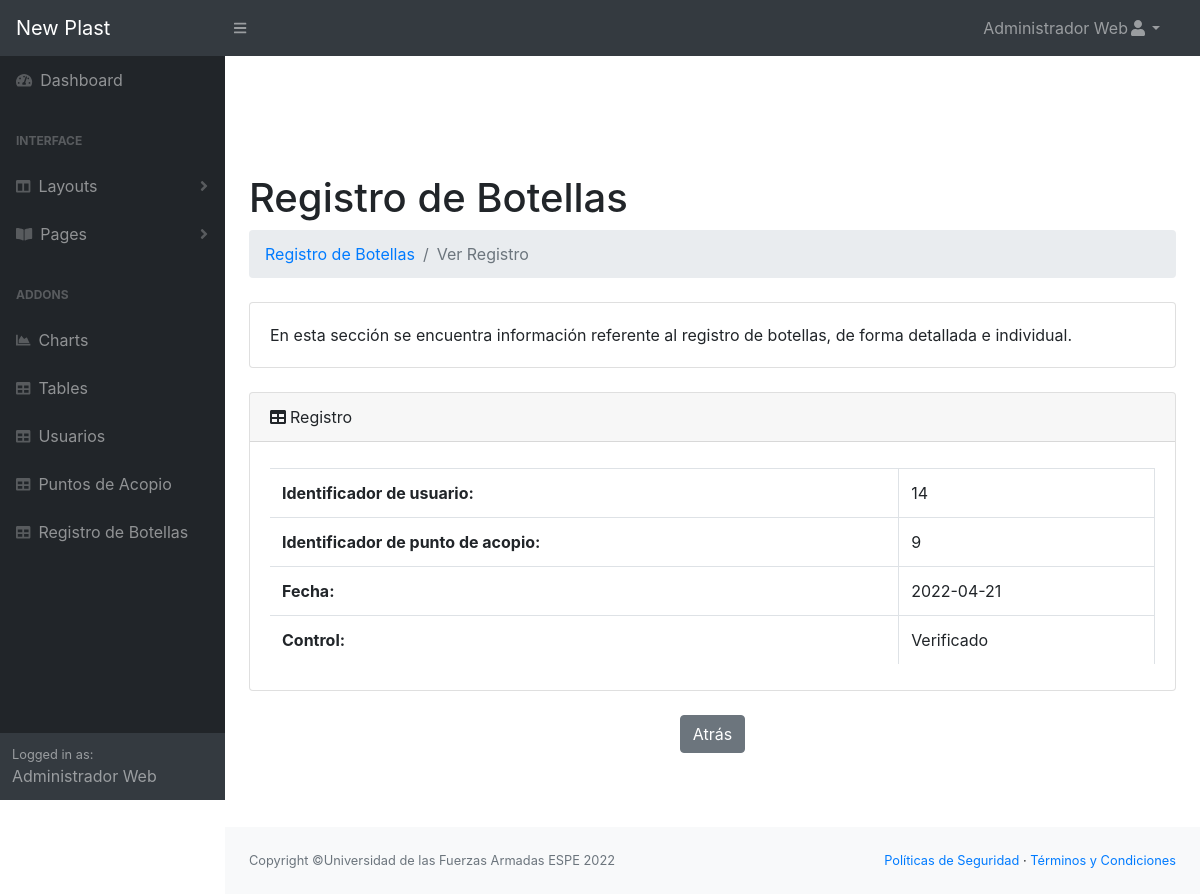
The page /sistema/ver_registrobotellas.php?view=11 (signed in) on the database as committed earlier.
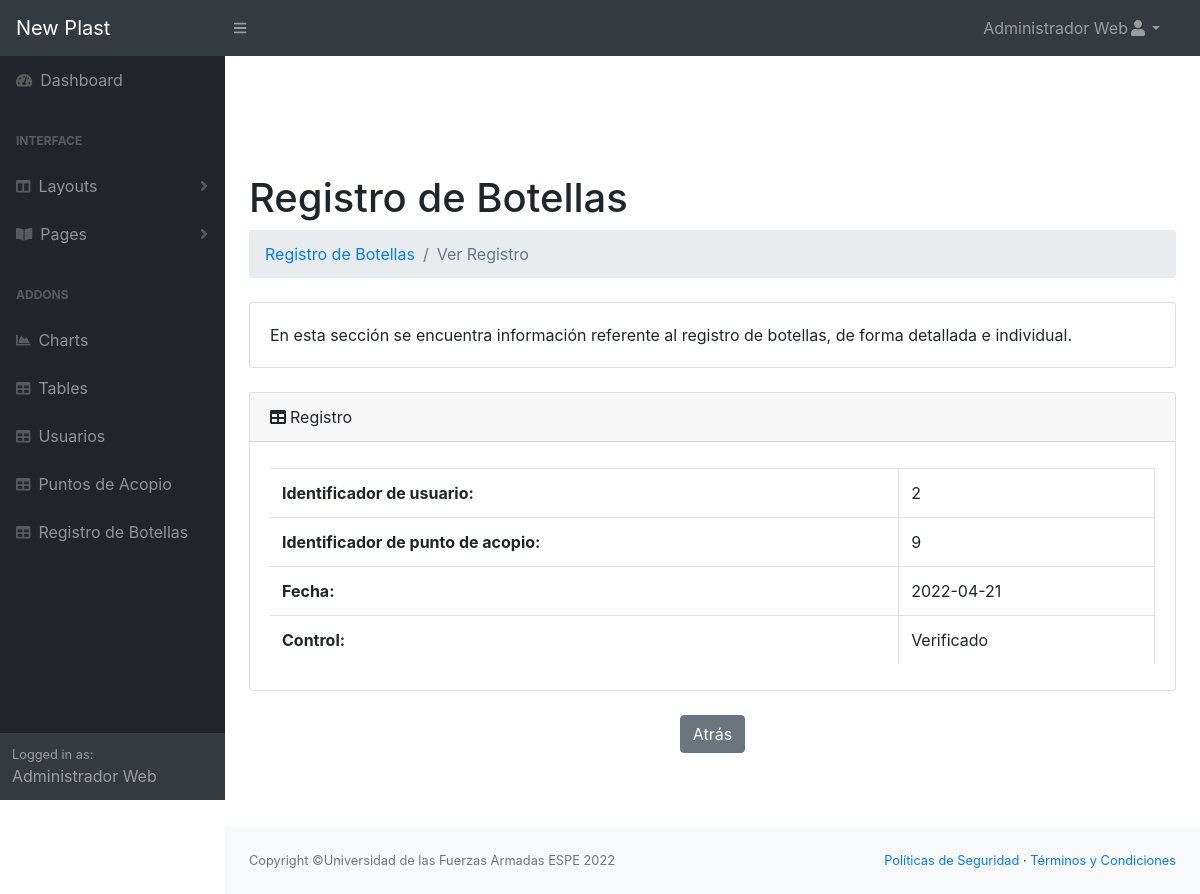
The same page on the database as committed later.
### tables this page shows
CREATE TABLE IF NOT EXISTS `cont_registro` (
  `id` int(10) NOT NULL AUTO_INCREMENT,
  `usuario` int(11) NOT NULL DEFAULT 0,
  `pto_acopio` int(11) NOT NULL DEFAULT 0,
  `fecha` date NOT NULL,
  `control` varchar(255) NOT NULL,
  PRIMARY KEY (`id`),
  KEY `FK_cont_registro_admin_profile` (`usuario`),
  KEY `FK_cont_registro_puntoacopio` (`pto_acopio`),
  CONSTRAINT `FK_cont_registro_usuario` FOREIGN KEY (`usuario`) REFERENCES `usuarios` (`id`) ON DELETE NO ACTION ON UPDATE NO ACTION,
  CONSTRAINT `FK_cont_registro_puntoacopio` FOREIGN KEY (`pto_acopio`) REFERENCES `punto_acopio` (`Id`) ON DELETE NO ACTION ON UPDATE NO ACTION
);

### sistema/ver_registrobotellas.php (the view, shortened to what this page needs)
<?php
	require 'conexion.php';
?>
<!DOCTYPE html>
<html lang="en">
    <head>
		<link href="css/styles.css" rel="stylesheet" />
		<link href="https://cdn.datatables.net/1.10.20/css/dataTables.bootstrap4.min.css" rel="stylesheet" />
	</head>
    <body class="sb-nav-fixed">
		<?php
			include('partials/header.php');
		?>
		<div id="layoutSidenav">
			<?php
				include('partials/sidebar.php');
			?>
			<div id="layoutSidenav_content">
				<main>
					<div class="container-fluid">
                    <h1 class="mt-4">Registro de Botellas</h1>
						<ol class="breadcrumb mb-4">
							<li class="breadcrumb-item"><a href="usuarios.php">Registro de Botellas</a></li>
							<li class="breadcrumb-item active">Ver Registro</li>
						</ol>
						<div class="card mb-4">
							<div class="card-body">En esta sección se encuentra información referente al registro de botellas, de forma detallada
								e individual.</div>
						</div>
						<div class="card mb-4">
							<div class="card-header"><i class="fas fa-table mr-1"></i>Registro</div>
							<div class="card-body">
								<div class="table-responsive">
                                <?php
                                $id= $_GET['view'];
								$query="SELECT * FROM cont_registro WHERE id=$id";
								$res= $mysqli->query($query);
								$viewData=$res->fetch_assoc();
								$fecha=$viewData['fecha'];
								$control=$viewData['control'];
								$usuarioDB=$viewData['usuario'];
								$pto_acopioDB=$viewData['pto_acopio'];
                                ?>
								<table class="table table-bordered" id="dataTable" width="100%" cellspacing="0">
                                <tr>
								<th>Identificador de usuario: </th><td><?php echo $usuarioDB; ?></td>
								<tr>
        						<th>Identificador de punto de acopio: </th><td><?php echo $pto_acopioDB; ?></td>
								<tr>
        						<th>Fecha: </th><td><?php echo $fecha; ?></td>
								<tr>
								<th>Control: </th><td><?php echo $control; ?></td>
									</table>
								</div>
							</div>
						</div>
							<div class="col text-right">
								<center>
								<a href="registro_botellas.php?" class="btn btn-secondary content-link1">Atrás </a>
								</center>
						    </div>
					</div>
				</main>
                <?php
                include('partials/footer.php');
                ?>
	</body>
</html>

Rows that differ between the two databases and show on the page:
changed cont_registro "Verificado": usuario "14" → "2"
